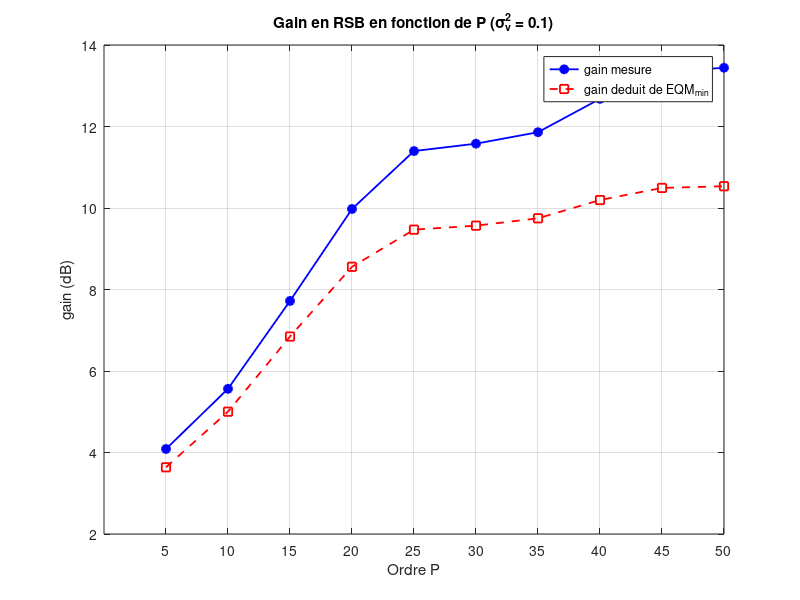

The MATLAB source for this figure:
%% Partie 2 - Question (f) : gain en RSB en fonction de l'ordre P
clear; clc; close all;

% Parametres
N     = 1e4;
n     = (1:N)';
w0    = 0.05*pi;
phi   = pi/4;
sigv2 = 0.1;
Plist = 5:5:50;
nP    = length(Plist);

% Signal propre et signal bruite (meme realisation pour tous les P)
d = sin(n*w0 + phi);
v = sqrt(sigv2)*randn(N,1);
x = d + v;

% Puissances du signal et du bruit (boucle for)
Sd = 0; Sv = 0;
for k = 1:N
    Sd = Sd + d(k)^2;
    Sv = Sv + v(k)^2;
end
Pd = Sd / N;
Pv = Sv / N;

% RSB avant debruitage
RSBav = 10*log10(Pd / Pv);
fprintf('Pd = %.4f | Pv = %.4f | RSB_av = %.2f dB\n', Pd, Pv, RSBav);

RSBap  = zeros(1, nP);
gain   = zeros(1, nP);
gainTh = zeros(1, nP);   % gain deduit de EQM_min, pour comparaison

for m = 1:nP
    P = Plist(m);

    % Filtre de Wiener d'ordre P
    rx = xcorr(x, P-1, 'biased'); rx = rx(P:end);
    rd = xcorr(d, P-1, 'biased'); rd = rd(P:end);
    wopt = toeplitz(rx) \ rd;
    dhat = filter(wopt, 1, x);
    EQMmin = rd(1) - wopt' * rd;

    % Puissance de l'erreur residuelle (boucle for)
    Se = 0;
    for k = 1:N
        Se = Se + (d(k) - dhat(k))^2;
    end
    Pe = Se / N;

    % RSB apres debruitage et gain
    RSBap(m)  = 10*log10(Pd / Pe);
    gain(m)   = RSBap(m) - RSBav;
    gainTh(m) = 10*log10(Pv / EQMmin);

    fprintf('P = %2d : RSB_ap = %.2f dB | gain = %.2f dB | gain (EQM_min) = %.2f dB\n', ...
        P, RSBap(m), gain(m), gainTh(m));
end

% Figure 36 : gain en fonction de P
figure;
plot(Plist, gain, 'b-o', 'LineWidth', 1.3, 'MarkerFaceColor', 'b'); hold on;
plot(Plist, gainTh, 'r--s', 'LineWidth', 1.3);
grid on; xticks(Plist);
xlabel('Ordre P'); ylabel('gain (dB)');
title('Gain en RSB en fonction de P (\sigma_v^2 = 0.1)');
legend('gain mesure', 'gain deduit de EQM_{min}', 'Location', 'best');
saveas(gcf, 'fig36.png');
